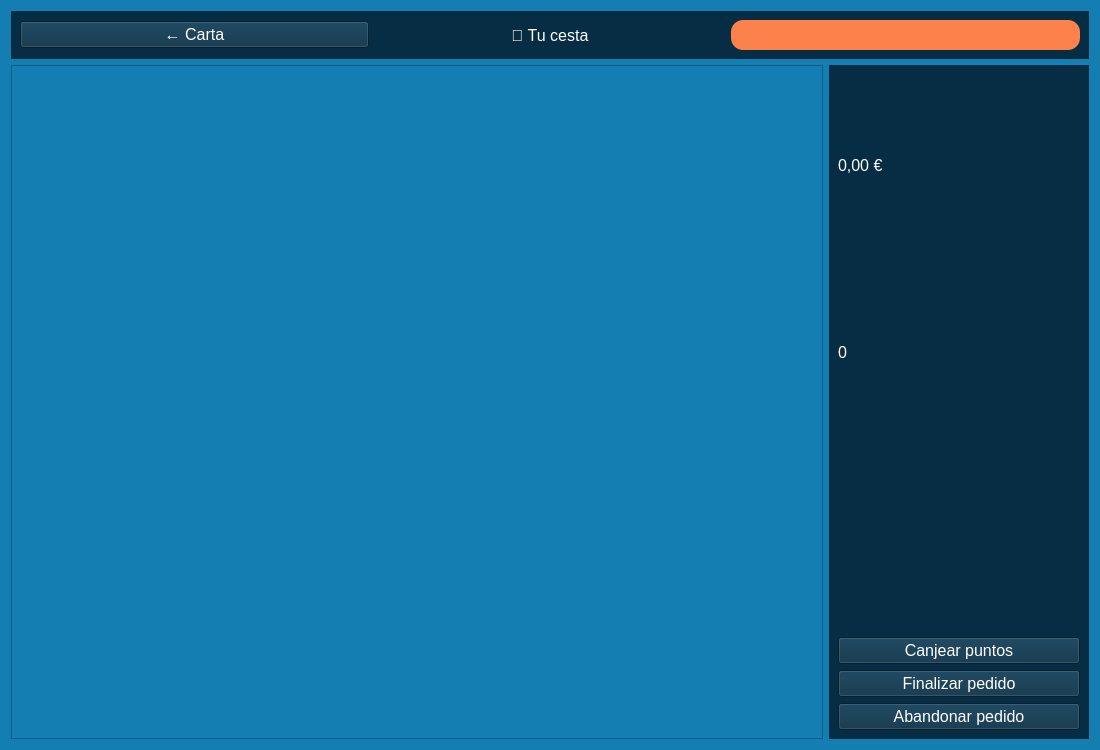
<?xml version="1.0" encoding="UTF-8"?>
<ui version="4.0">
 <class>CestaUI</class>
 <widget class="QWidget" name="CestaUI">
  <property name="geometry">
   <rect>
    <x>0</x>
    <y>0</y>
    <width>1100</width>
    <height>750</height>
   </rect>
  </property>

  <property name="styleSheet">
        <string>
        QWidget {
            background-color:#147DB2;
            color:white;
            font-size:16px;
        }

        QLabel {
            color:white;
        }
        QPushButton {
            color:white;
        }
        </string>
  </property>
  <layout class="QVBoxLayout" name="mainLayout">

   <item>
    <widget class="QFrame" name="header">
     <property name="styleSheet">
      <string>background:#072D44;</string>
     </property>

     <layout class="QHBoxLayout" name="headerLayout">

      <item>
       <widget class="QPushButton" name="btnBack">
        <property name="text">
         <string>← Carta</string>
        </property>
       </widget>
      </item>

      <item>
       <widget class="QLabel" name="lblTitle">
        <property name="text">
         <string>🛒 Tu cesta</string>
        </property>
        <property name="alignment">
         <set>Qt::AlignCenter</set>
        </property>
       </widget>
      </item>

      <item>
       <widget class="QLabel" name="lblHeaderPoints">
        <property name="text">
         <string></string>
        </property>
        <property name="styleSheet">
         <string>background:#FC814A;color:white;padding:6px 12px;border-radius:12px;</string>
        </property>
       </widget>
      </item>

     </layout>
    </widget>
   </item>

   <item>
    <layout class="QHBoxLayout" name="bodyLayout">

     <item>
      <widget class="QScrollArea" name="scrollArea">
       <property name="widgetResizable">
        <bool>true</bool>
       </property>

       <widget class="QWidget" name="scrollContent">
        <layout class="QVBoxLayout" name="itemsLayout">
         <item>
          <spacer name="spacerBottom">
           <property name="orientation">
            <enum>Qt::Vertical</enum>
           </property>
          </spacer>
         </item>
        </layout>
       </widget>
      </widget>
     </item>

     <item>
      <widget class="QFrame" name="panelRight">
       <property name="minimumSize">
        <size>
         <width>260</width>
         <height>0</height>
        </size>
       </property>

       <property name="styleSheet">
        <string>background:#072D44;</string>
       </property>

       <layout class="QVBoxLayout" name="rightLayout">

        <item>
         <widget class="QLabel" name="lblTotal">
          <property name="text">
           <string>0,00 €</string>
          </property>
         </widget>
        </item>

        <item>
         <widget class="QLabel" name="lblPuntos">
          <property name="text">
           <string>0</string>
          </property>
         </widget>
        </item>

        <item>
         <widget class="QLabel" name="lblDescuento"/>
        </item>

        <item>
         <widget class="QPushButton" name="btnCanjear">
          <property name="text">
           <string>Canjear puntos</string>
          </property>
         </widget>
        </item>

        <item>
         <widget class="QPushButton" name="btnFinalizar">
          <property name="text">
           <string>Finalizar pedido</string>
          </property>
         </widget>
        </item>

        <item>
         <widget class="QPushButton" name="btnAbandonar">
          <property name="text">
           <string>Abandonar pedido</string>
          </property>
         </widget>
        </item>

       </layout>
      </widget>
     </item>

    </layout>
   </item>

  </layout>
 </widget>
</ui>
